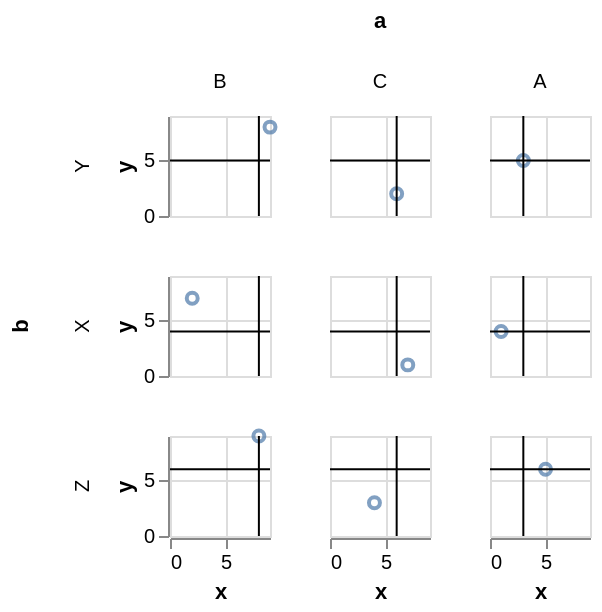

Write the Vega-Lite specification saved for this chart.
### Vega-Lite specification from a JSON file in a GitHub repository (floating-point values rounded to 4 significant figures)
{"$schema": "https://vega.github.io/schema/vega-lite/v3.json", "description": "A simple bar chart with embedded data.", "data": {"values": [{"a": "A", "b": "X", "x": 1, "y": 4}, {"a": "A", "b": "Y", "x": 3, "y": 5}, {"a": "A", "b": "Z", "x": 5, "y": 6}, {"a": "B", "b": "X", "x": 2, "y": 7}, {"a": "B", "b": "Y", "x": 9, "y": 8}, {"a": "B", "b": "Z", "x": 8, "y": 9}, {"a": "C", "b": "X", "x": 7, "y": 1}, {"a": "C", "b": "Y", "x": 6, "y": 2}, {"a": "C", "b": "Z", "x": 4, "y": 3}]}, "transform": [{"window": [{"op": "median", "field": "x", "as": "median_x_by_a"}], "groupby": ["a"], "frame": [null, null]}, {"window": [{"op": "median", "field": "y", "as": "median_y_by_b"}], "groupby": ["b"], "frame": [null, null]}], "facet": {"column": {"field": "a", "type": "nominal", "sort": ["B", "C", "A"]}, "row": {"field": "b", "type": "nominal", "sort": ["Y", "X", "Z"]}}, "spec": {"width": 50, "height": 50, "layer": [{"mark": "point", "encoding": {"x": {"field": "x", "type": "quantitative", "title": "x"}, "y": {"field": "y", "type": "quantitative", "title": "y"}}}, {"mark": "rule", "encoding": {"x": {"aggregate": "median", "field": "median_x_by_a", "type": "quantitative"}}}, {"mark": "rule", "encoding": {"y": {"aggregate": "median", "field": "median_y_by_b", "type": "quantitative"}}}]}}
